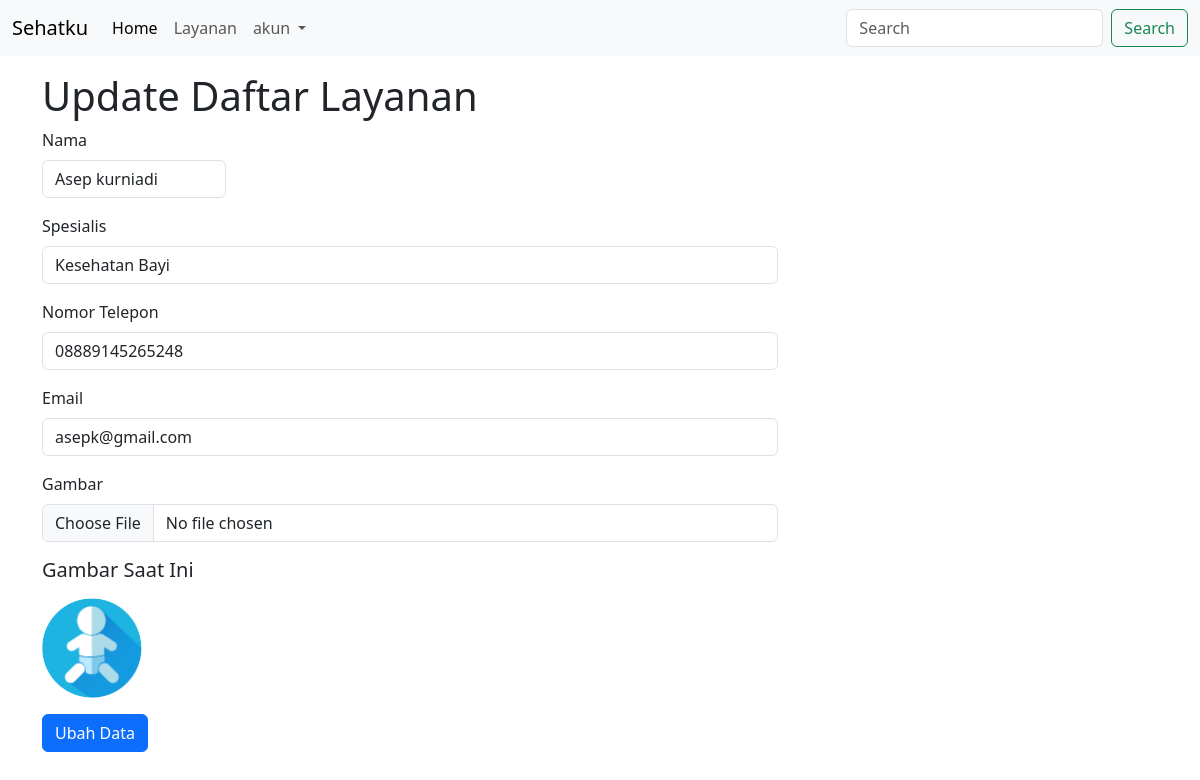
Page /ubah.php?id=1 on the committed database.
### tables this page shows
CREATE TABLE `daftar_layanan` (
  `id` int NOT NULL,
  `nama` varchar(255) NOT NULL,
  `gambar` varchar(255) NOT NULL,
  `spesialis` varchar(255) NOT NULL,
  `nomor_telepon` varchar(255) NOT NULL,
  `email` varchar(255) NOT NULL
);

### ubah.php (called while the page is built, shortened)
<?php
require('functions.php');
$id = $_GET['id'];
$layanan = query("SELECT * FROM daftar_layanan WHERE id=$id")[0];
require('views/ubah.view.php');

### functions.php (called while the page is built, shortened)
<?php
function koneksi()
{
  $conn = mysqli_connect('localhost', 'root', '', 'pw2023_223040123') or die('KONEKSI GAGAL!');
  return $conn;
}
function query($query)
{
  $conn = koneksi();
  $result = mysqli_query($conn, $query) or die(mysqli_error($conn));
  $rows = [];
  while ($row = mysqli_fetch_assoc($result)) {
    $rows[] = $row;
  }
  return $rows;
}

### views/ubah.view.php (the view, shortened to what this page needs)
<?php require('partials/header.php'); ?>
<?php require('partials/nav.php'); ?>
<div class="container mt-3">
  <h1>Update Daftar Layanan</h1>
  <div class="row">
    <div class="col-md-8">
      <form action="" method="post">
        <div class="mb-3 w-25">
          <label for="nama" class="form-label">Nama</label>
          <input type="text" class="form-control" name="nama" id="nama" require maxlength="9" autofocus required value="<?= $layanan['nama'];?>" >
        </div>
        <div class="mb-3">
          <label for="spesialis" class="form-label">Spesialis</label>
          <input type="text" class="form-control" name="spesialis" id="spesialis" value="<?= $layanan['spesialis'];?>">
        </div>
        <div class="mb-3">
          <label for="nomor_telepon" class="form-label">Nomor Telepon</label>
          <input type="text" class="form-control" name="nomor_telepon" id="nomor_telepon" value="<?= $layanan['nomor_telepon'];?>">
        </div>
        <div class="mb-3">
          <label for="email" class="form-label">Email</label>
          <input type="text" class="form-control" name="email" id="email" value="<?= $layanan['email'];?>">
        </div>
        <div class="mb-3">
            <label for="gambar" class="form-label">Gambar</label>
            <input type="file" name="gambar" class="form-control" id="gambar" onchange="previewImage(event);">
            <h5 class="my-3" id="gambar-text">Gambar Saat Ini</h5>
            <img src="images/<?= $layanan['gambar'] ?>" alt="" id="preview" width="100">
        </div>
        <button class="btn btn-primary" type="submit" name="ubah">Ubah Data</button>
      </form>
    </div>
  </div>
</div>
<?php require('partials/footer.php'); ?>

### rows in the picture
daftar_layanan: nama "Asep kurniadi", spesialis "Kesehatan Bayi", nomor_telepon "08889145265248", email "asepk@gmail.com", gambar (picture)
